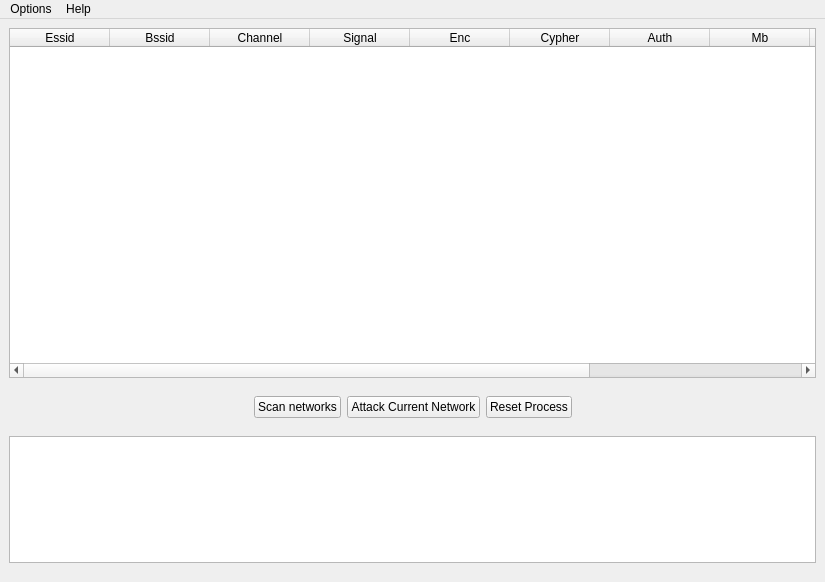
<?xml version="1.0" encoding="UTF-8"?>
<ui version="4.0">
 <class>Main_window</class>
 <widget class="QMainWindow" name="Main_window">
  <property name="geometry">
   <rect>
    <x>0</x>
    <y>0</y>
    <width>825</width>
    <height>582</height>
   </rect>
  </property>
  <property name="sizePolicy">
   <sizepolicy hsizetype="Fixed" vsizetype="Fixed">
    <horstretch>0</horstretch>
    <verstretch>0</verstretch>
   </sizepolicy>
  </property>
  <property name="minimumSize">
   <size>
    <width>825</width>
    <height>582</height>
   </size>
  </property>
  <property name="maximumSize">
   <size>
    <width>825</width>
    <height>582</height>
   </size>
  </property>
  <property name="contextMenuPolicy">
   <enum>Qt::DefaultContextMenu</enum>
  </property>
  <property name="windowTitle">
   <string>WifiFactoryPass-GreekTool</string>
  </property>
  <widget class="QWidget" name="widget">
   <layout class="QVBoxLayout" name="verticalLayout">
    <item>
     <widget class="QTableWidget" name="table_networks">
      <property name="sizePolicy">
       <sizepolicy hsizetype="Expanding" vsizetype="Expanding">
        <horstretch>0</horstretch>
        <verstretch>0</verstretch>
       </sizepolicy>
      </property>
      <property name="minimumSize">
       <size>
        <width>0</width>
        <height>350</height>
       </size>
      </property>
      <property name="maximumSize">
       <size>
        <width>16777215</width>
        <height>16777215</height>
       </size>
      </property>
      <property name="sizeIncrement">
       <size>
        <width>0</width>
        <height>0</height>
       </size>
      </property>
      <property name="selectionMode">
       <enum>QAbstractItemView::ExtendedSelection</enum>
      </property>
      <column>
       <property name="text">
        <string>Essid</string>
       </property>
      </column>
      <column>
       <property name="text">
        <string>Bssid</string>
       </property>
      </column>
      <column>
       <property name="text">
        <string>Channel</string>
       </property>
      </column>
      <column>
       <property name="text">
        <string>Signal</string>
       </property>
      </column>
      <column>
       <property name="text">
        <string>Enc</string>
       </property>
      </column>
      <column>
       <property name="text">
        <string>Cypher</string>
       </property>
      </column>
      <column>
       <property name="text">
        <string>Auth</string>
       </property>
      </column>
      <column>
       <property name="text">
        <string>Mb</string>
       </property>
      </column>
      <column>
       <property name="text">
        <string>Client</string>
       </property>
      </column>
      <column>
       <property name="text">
        <string>WPS</string>
       </property>
      </column>
      <column>
       <property name="text">
        <string>Cracked</string>
       </property>
      </column>
     </widget>
    </item>
    <item>
     <spacer name="verticalSpacer_3">
      <property name="orientation">
       <enum>Qt::Vertical</enum>
      </property>
      <property name="sizeType">
       <enum>QSizePolicy::Fixed</enum>
      </property>
      <property name="sizeHint" stdset="0">
       <size>
        <width>20</width>
        <height>10</height>
       </size>
      </property>
     </spacer>
    </item>
    <item>
     <layout class="QHBoxLayout" name="horizontalLayout">
      <item>
       <spacer name="horizontalSpacer_2">
        <property name="orientation">
         <enum>Qt::Horizontal</enum>
        </property>
        <property name="sizeHint" stdset="0">
         <size>
          <width>20</width>
          <height>26</height>
         </size>
        </property>
       </spacer>
      </item>
      <item>
       <widget class="QPushButton" name="button_rescan_networks">
        <property name="sizePolicy">
         <sizepolicy hsizetype="Preferred" vsizetype="Fixed">
          <horstretch>0</horstretch>
          <verstretch>0</verstretch>
         </sizepolicy>
        </property>
        <property name="maximumSize">
         <size>
          <width>16777215</width>
          <height>16777215</height>
         </size>
        </property>
        <property name="text">
         <string>Scan networks</string>
        </property>
       </widget>
      </item>
      <item>
       <widget class="QPushButton" name="button_attack">
        <property name="sizePolicy">
         <sizepolicy hsizetype="Fixed" vsizetype="Fixed">
          <horstretch>0</horstretch>
          <verstretch>0</verstretch>
         </sizepolicy>
        </property>
        <property name="text">
         <string>Attack Current Network</string>
        </property>
       </widget>
      </item>
      <item>
       <widget class="QPushButton" name="reset_process">
        <property name="text">
         <string>Reset Process</string>
        </property>
       </widget>
      </item>
      <item>
       <spacer name="horizontalSpacer_3">
        <property name="orientation">
         <enum>Qt::Horizontal</enum>
        </property>
        <property name="sizeHint" stdset="0">
         <size>
          <width>40</width>
          <height>20</height>
         </size>
        </property>
       </spacer>
      </item>
     </layout>
    </item>
    <item>
     <spacer name="verticalSpacer">
      <property name="orientation">
       <enum>Qt::Vertical</enum>
      </property>
      <property name="sizeType">
       <enum>QSizePolicy::Fixed</enum>
      </property>
      <property name="sizeHint" stdset="0">
       <size>
        <width>20</width>
        <height>10</height>
       </size>
      </property>
     </spacer>
    </item>
    <item>
     <widget class="QTextEdit" name="text_output"/>
    </item>
    <item>
     <spacer name="verticalSpacer_2">
      <property name="orientation">
       <enum>Qt::Vertical</enum>
      </property>
      <property name="sizeType">
       <enum>QSizePolicy::Fixed</enum>
      </property>
      <property name="sizeHint" stdset="0">
       <size>
        <width>20</width>
        <height>10</height>
       </size>
      </property>
     </spacer>
    </item>
   </layout>
  </widget>
  <widget class="QMenuBar" name="menuBar">
   <property name="geometry">
    <rect>
     <x>0</x>
     <y>0</y>
     <width>825</width>
     <height>25</height>
    </rect>
   </property>
   <widget class="QMenu" name="menuPreferences">
    <property name="title">
     <string>Options</string>
    </property>
    <addaction name="actionPreferences"/>
   </widget>
   <widget class="QMenu" name="menuHelp">
    <property name="title">
     <string>Help</string>
    </property>
    <addaction name="actionAbout"/>
    <addaction name="actionUpdate_WifiFactoryPass"/>
    <addaction name="actionWiki"/>
   </widget>
   <addaction name="menuPreferences"/>
   <addaction name="menuHelp"/>
  </widget>
  <action name="actionAbout">
   <property name="text">
    <string>About</string>
   </property>
  </action>
  <action name="actionUpdate_WifiFactoryPass">
   <property name="text">
    <string>Update WifiFactoryPass</string>
   </property>
  </action>
  <action name="actionWiki">
   <property name="text">
    <string>Wiki</string>
   </property>
  </action>
  <action name="actionPreferences">
   <property name="text">
    <string>Preferences</string>
   </property>
  </action>
 </widget>
 <resources/>
 <connections/>
</ui>
